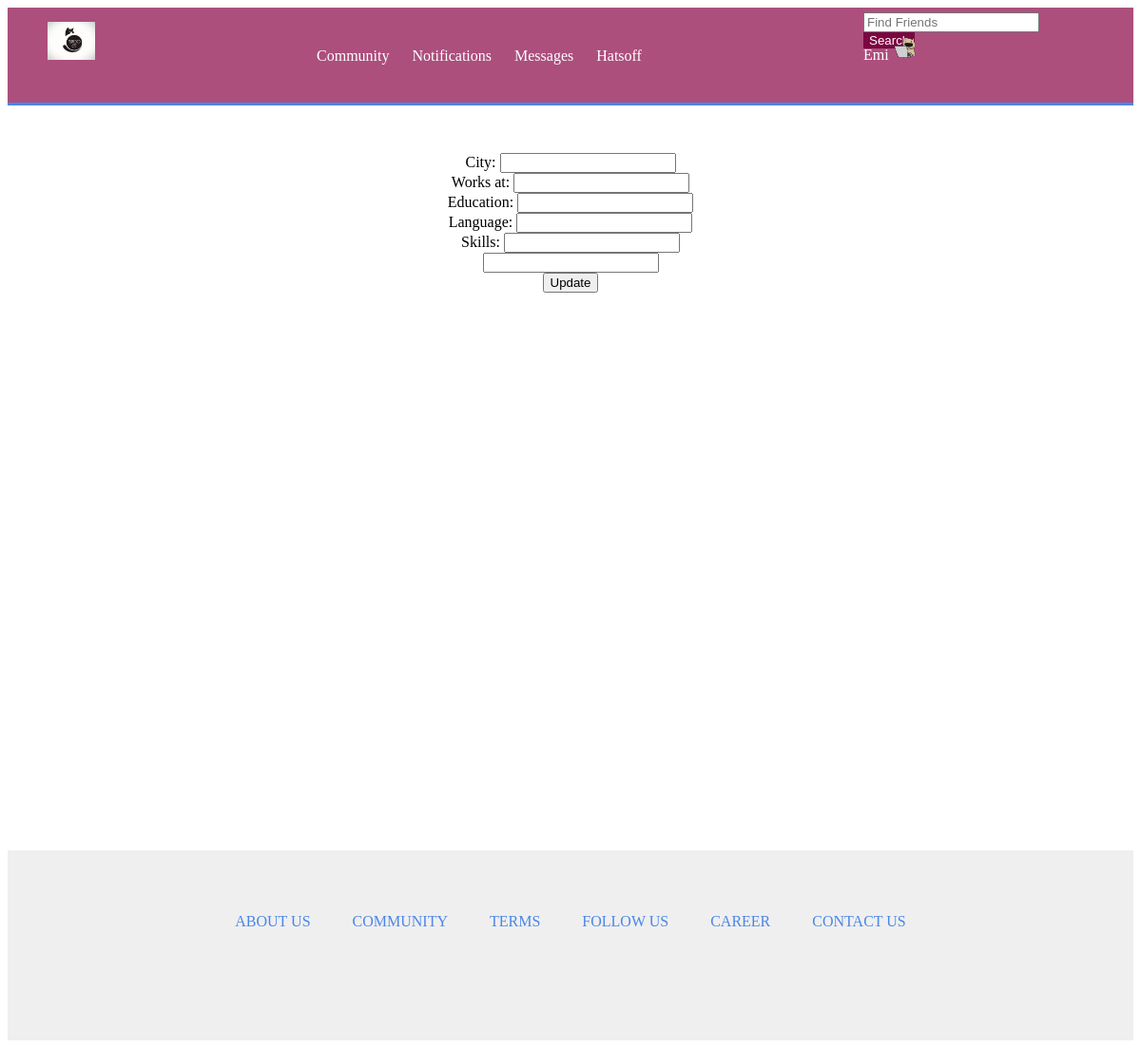
The page /week1/edit/personalinfomation/ (signed in) on the database as committed earlier.
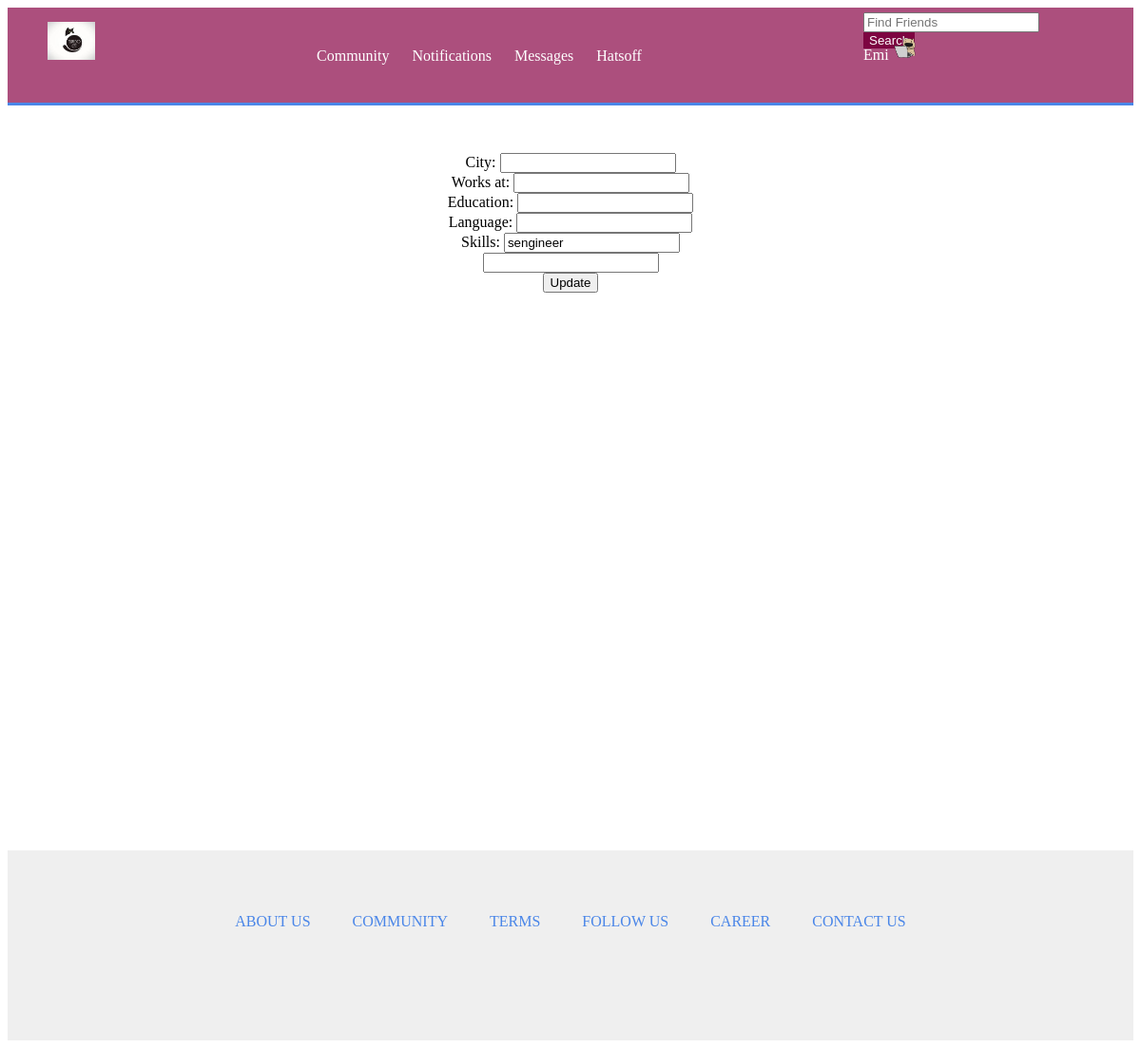
The same page on the database as committed later.
### week1/models.py (models this page shows)
class Profile(models.Model):
    user = models.ForeignKey(User)
    photo = models.ImageField(upload_to='photoimg/', null=True, blank=True)
    displayname = models.CharField(max_length=100, default='', blank=True)
    profession = models.CharField(max_length=200, default='', blank=False)
    worksAt = models.CharField(max_length=100, default='', blank=True)
    city = models.CharField(max_length=100, default='', blank=True)
    education = models.CharField(max_length=200, default='', blank=True)
    birthdate = models.DateTimeField(max_length=100, null=True, blank=True)
    language = models.CharField(max_length=100, default='', blank=True)
    describe = models.CharField(max_length=500, default='', blank=True)
    skill1 = models.CharField(max_length=200, default='', blank=True)
    skill2 = models.CharField(max_length=200, default='', blank=True)
    skill3 = models.CharField(max_length=200, default='', blank=True)
    skill4 = models.CharField(max_length=200, default='', blank=True)
    skill5 = models.CharField(max_length=200, default='', blank=True)
    skill6 = models.CharField(max_length=200, default='', blank=True)
    skill7 = models.CharField(max_length=200, default='', blank=True)
    skill8 = models.CharField(max_length=200, default='', blank=True)
    skill9 = models.CharField(max_length=200, default='', blank=True)
    skill10 = models.CharField(max_length=200, default='', blank=True)
    weburl = models.CharField(max_length=200, default='', blank=True)
    funaboutyou = models.CharField(max_length=200, default='', blank=True)
    fQuote = models.CharField(max_length=200, default='', blank=True)
    fFilm = models.CharField(max_length=200, default='', blank=True)
    fTV = models.CharField(max_length=200, default='', blank=True)
    fYoutube = models.CharField(max_length=200, default='', blank=True)
    fBook = models.CharField(max_length=200, default='', blank=True)
    bookNow = models.CharField(max_length=200, default='', blank=True)
    filmNow = models.CharField(max_length=200, default='', blank=True)
    TVNow = models.CharField(max_length=200, default='', blank=True)
    hobby = models.CharField(max_length=200, default='', blank=True)
    cities = models.CharField(max_length=200, default='', blank=True)

### week1/views.py (the view)
@csrf_protect
@login_required
def home_edit_personalinfo(request):
    query = request.GET.get('search_query', None)
    if query != None:
        return HttpResponseRedirect('/week1/results/friends/'+query, {'query': query})
    currentuser = User.objects.get(id=request.user.id, username=request.user.username)
    num_result = Profile.objects.filter(user=currentuser).count()
    if request.method == "POST":
        form = PersonalInfo(request.POST)
        if form.is_valid():
            city = form.cleaned_data["city"]
            worksAt = form.cleaned_data["worksAt"]
            education = form.cleaned_data["education"]
            language = form.cleaned_data["language"]
            skill1 = form.cleaned_data["skill1"]
            skill2 = form.cleaned_data["skill2"]
            if num_result == 0:
                p = Profile.objects.create(user=currentuser, worksAt=worksAt, city=city, education=education, language=language, skill1=skill1, skill2=skill2)
                p.save()
            else:
                p = Profile.objects.get(user=currentuser)
                p.worksAt = worksAt
                p.city = city
                p.education = education
                p.language = language
                p.skill1 = skill1
                p.skill2 = skill2
                p.save()
            profile = Profile.objects.get(user=currentuser)
            return HttpResponseRedirect('/week1/home/')
    else:
        form = PersonalInfo()
        if num_result == 0:
            p = Profile.objects.create(user=currentuser)
            p.save()
    usersprofile = Profile.objects.get(user=currentuser)
    return render(request, 'week1/homeedit_personalinfo.html', {'profile':usersprofile, 'form':form})

### week1/forms.py
class PersonalInfo(forms.Form):
    city = forms.CharField(max_length=100, required=False)
    worksAt = forms.CharField(max_length=100, required=False, label=_("Work At"))
    education = forms.CharField(max_length=100, required=False)
    language = forms.CharField(max_length=100, required=False)
    skill1 = forms.CharField(max_length=200, required=False)
    skill2 = forms.CharField(max_length=200, required=False)

### week1/templates/week1/homeedit_personalinfo.html (shortened to what this page needs)
{% extends 'week1/basehome.html'%}
{% block content %}
<div id="home-edit">
    <form action="" class="" method="POST" enctype="multipart/form-data">{% csrf_token %}
        City: <input type='text' name='city' value='{{ profile.city }}'><br/>
        Works at: <input type='text' name='worksAt' value='{{ profile.worksAt }}'><br/>
        Education: <input type='text' name='education' value='{{ profile.education }}'><br/>
        Language: <input type='text' name='language' value='{{ profile.language }}'><br/>
        Skills: <input type='text' name='skill1' value='{{ profile.skill1 }}'><br/>
                <input type='text' name='skill2' value='{{ profile.skill2 }}'><br/>
        <input type="submit" value="Update" align="center" />
    </form>
</div>
{% endblock %}

### week1/templates/week1/basehome.html (shortened to what this page needs)
{% load staticfiles %}
<html>
<head>
</head>
<body>
<link rel='stylesheet' type='text/css' href="{% static 'week1/style.css' %}">
<div id="header-wrapper">
    <div id='header'>
           <div id="logo">
              <img src="{% static 'week1/templogo.jpeg'%}" width="50px">
           </div>
	   <div id='header-menus'>
	      <a href="{% url 'week1:community' %}">Community</a>
	      <a href="{% url 'week1:notification' %}">Notifications</a>
	      <a href="{% url 'week1:messages' %}">Messages</a>
	      <a href="{% url 'week1:hatsoff_list' %}">Hatsoff</a>
	   </div>
	   <div id='header-right'>
		<div id='header-top'>
		     <form method="GET" action="" >
		     <input type="text" id="searchBox" name='search_query' placeholder="Find Friends">
		     <input type="submit" class="btn" value="Search" >
		     </form>
		</div>
		<div id='header-down'>
			{% if profile.photo %}
			<a href="{% url 'week1:home' %}">{{user.first_name}}</a>
			<img src="{{ profile.photo.url }}" class="profile_img">
			{% else %}
			<a href="{% url 'week1:home' %}">{{user.first_name}}</a>
			<img src="{% static 'images/profileimage.png'%}" class="profile_img">
			{% endif %}
		</div>
	   </div>
    </div>
</div>
<div id="body">
{% block content %}
{% endblock %}
</div>
<div id='footer-wrapper'>
    <div id='footer'>
	 <a href="{% url 'week1:about' %}">ABOUT US</a>
	 <a href="{% url 'week1:about' %}">COMMUNITY</a>
	 <a href="{% url 'week1:about' %}">TERMS</a>
	 <a href="{% url 'week1:about' %}">FOLLOW US</a>
	 <a href="{% url 'week1:about' %}">CAREER</a>
	 <a href="{% url 'week1:about' %}">CONTACT US</a>
    </div>
</div>
</body>
</html>

Rows that differ between the two databases and show on the page:
changed Profile: skill1 (not shown) → "sengineer"
